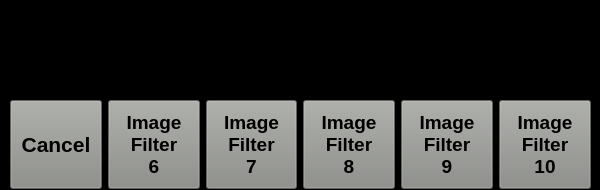
<?xml version="1.0" encoding="UTF-8"?>
<ui version="4.0">
 <class>ImgFiltWindow</class>
 <widget class="QWidget" name="ImgFiltWindow">
  <property name="geometry">
   <rect>
    <x>0</x>
    <y>0</y>
    <width>600</width>
    <height>190</height>
   </rect>
  </property>
  <property name="windowTitle">
   <string>Form</string>
  </property>
  <widget class="QStackedWidget" name="stackedWidget">
   <property name="geometry">
    <rect>
     <x>0</x>
     <y>0</y>
     <width>600</width>
     <height>190</height>
    </rect>
   </property>
   <property name="styleSheet">
    <string notr="true">background-color: rgb(0, 0, 0);</string>
   </property>
   <property name="currentIndex">
    <number>1</number>
   </property>
   <widget class="QWidget" name="main">
    <widget class="QWidget" name="horizontalLayoutWidget_2">
     <property name="geometry">
      <rect>
       <x>10</x>
       <y>100</y>
       <width>581</width>
       <height>89</height>
      </rect>
     </property>
     <layout class="QHBoxLayout" name="horizontalLayout_2">
      <property name="sizeConstraint">
       <enum>QLayout::SetDefaultConstraint</enum>
      </property>
      <item>
       <widget class="QPushButton" name="pb_cancel_share">
        <property name="sizePolicy">
         <sizepolicy hsizetype="Minimum" vsizetype="MinimumExpanding">
          <horstretch>0</horstretch>
          <verstretch>0</verstretch>
         </sizepolicy>
        </property>
        <property name="minimumSize">
         <size>
          <width>0</width>
          <height>0</height>
         </size>
        </property>
        <property name="font">
         <font>
          <pointsize>16</pointsize>
          <bold>true</bold>
         </font>
        </property>
        <property name="toolTip">
         <string/>
        </property>
        <property name="layoutDirection">
         <enum>Qt::LeftToRight</enum>
        </property>
        <property name="styleSheet">
         <string notr="true">color: rgb(0, 0, 0);
background-color: rgb(136, 138, 133);
text-align: center center
/*border: 1px solid rgb(193, 125, 17) */
/*border-color: rgb(193, 125, 17);
border-radius: 5px
*/</string>
        </property>
        <property name="text">
         <string>Cancel</string>
        </property>
        <property name="icon">
         <iconset resource="resources.qrc">
          <normaloff>:/resources/icons/cancel.png</normaloff>:/resources/icons/cancel.png</iconset>
        </property>
        <property name="iconSize">
         <size>
          <width>50</width>
          <height>50</height>
         </size>
        </property>
        <property name="default">
         <bool>false</bool>
        </property>
       </widget>
      </item>
      <item>
       <widget class="QPushButton" name="pb_img_filt">
        <property name="sizePolicy">
         <sizepolicy hsizetype="Minimum" vsizetype="MinimumExpanding">
          <horstretch>0</horstretch>
          <verstretch>0</verstretch>
         </sizepolicy>
        </property>
        <property name="minimumSize">
         <size>
          <width>0</width>
          <height>0</height>
         </size>
        </property>
        <property name="font">
         <font>
          <pointsize>14</pointsize>
          <bold>true</bold>
         </font>
        </property>
        <property name="toolTip">
         <string/>
        </property>
        <property name="layoutDirection">
         <enum>Qt::LeftToRight</enum>
        </property>
        <property name="styleSheet">
         <string notr="true">color: rgb(0, 0, 0);
background-color: rgb(136, 138, 133);
text-align: center center
/*border: 1px solid rgb(193, 125, 17) */
/*border-color: rgb(193, 125, 17);
border-radius: 5px
*/</string>
        </property>
        <property name="text">
         <string>Image
Filter
1</string>
        </property>
        <property name="iconSize">
         <size>
          <width>40</width>
          <height>40</height>
         </size>
        </property>
        <property name="default">
         <bool>false</bool>
        </property>
       </widget>
      </item>
      <item>
       <widget class="QPushButton" name="pb_img_filt_2">
        <property name="sizePolicy">
         <sizepolicy hsizetype="Minimum" vsizetype="MinimumExpanding">
          <horstretch>0</horstretch>
          <verstretch>0</verstretch>
         </sizepolicy>
        </property>
        <property name="minimumSize">
         <size>
          <width>0</width>
          <height>0</height>
         </size>
        </property>
        <property name="font">
         <font>
          <pointsize>14</pointsize>
          <bold>true</bold>
         </font>
        </property>
        <property name="toolTip">
         <string/>
        </property>
        <property name="layoutDirection">
         <enum>Qt::LeftToRight</enum>
        </property>
        <property name="styleSheet">
         <string notr="true">color: rgb(0, 0, 0);
background-color: rgb(136, 138, 133);
text-align: center center
/*border: 1px solid rgb(193, 125, 17) */
/*border-color: rgb(193, 125, 17);
border-radius: 5px
*/</string>
        </property>
        <property name="text">
         <string>Image
Filter
2</string>
        </property>
        <property name="iconSize">
         <size>
          <width>40</width>
          <height>40</height>
         </size>
        </property>
        <property name="default">
         <bool>false</bool>
        </property>
       </widget>
      </item>
      <item>
       <widget class="QPushButton" name="pb_img_filt_3">
        <property name="sizePolicy">
         <sizepolicy hsizetype="Minimum" vsizetype="MinimumExpanding">
          <horstretch>0</horstretch>
          <verstretch>0</verstretch>
         </sizepolicy>
        </property>
        <property name="minimumSize">
         <size>
          <width>0</width>
          <height>0</height>
         </size>
        </property>
        <property name="font">
         <font>
          <pointsize>14</pointsize>
          <bold>true</bold>
         </font>
        </property>
        <property name="toolTip">
         <string/>
        </property>
        <property name="layoutDirection">
         <enum>Qt::LeftToRight</enum>
        </property>
        <property name="styleSheet">
         <string notr="true">color: rgb(0, 0, 0);
background-color: rgb(136, 138, 133);
text-align: center center
/*border: 1px solid rgb(193, 125, 17) */
/*border-color: rgb(193, 125, 17);
border-radius: 5px
*/</string>
        </property>
        <property name="text">
         <string>Image
Filter
3</string>
        </property>
        <property name="iconSize">
         <size>
          <width>40</width>
          <height>40</height>
         </size>
        </property>
        <property name="default">
         <bool>false</bool>
        </property>
       </widget>
      </item>
      <item>
       <widget class="QPushButton" name="pb_img_filt_4">
        <property name="sizePolicy">
         <sizepolicy hsizetype="Minimum" vsizetype="MinimumExpanding">
          <horstretch>0</horstretch>
          <verstretch>0</verstretch>
         </sizepolicy>
        </property>
        <property name="minimumSize">
         <size>
          <width>0</width>
          <height>0</height>
         </size>
        </property>
        <property name="font">
         <font>
          <pointsize>14</pointsize>
          <bold>true</bold>
         </font>
        </property>
        <property name="toolTip">
         <string/>
        </property>
        <property name="layoutDirection">
         <enum>Qt::LeftToRight</enum>
        </property>
        <property name="styleSheet">
         <string notr="true">color: rgb(0, 0, 0);
background-color: rgb(136, 138, 133);
text-align: center center
/*border: 1px solid rgb(193, 125, 17) */
/*border-color: rgb(193, 125, 17);
border-radius: 5px
*/</string>
        </property>
        <property name="text">
         <string>Image
Filter
4</string>
        </property>
        <property name="iconSize">
         <size>
          <width>40</width>
          <height>40</height>
         </size>
        </property>
        <property name="default">
         <bool>false</bool>
        </property>
       </widget>
      </item>
      <item>
       <widget class="QPushButton" name="pb_img_filt_5">
        <property name="sizePolicy">
         <sizepolicy hsizetype="Minimum" vsizetype="MinimumExpanding">
          <horstretch>0</horstretch>
          <verstretch>0</verstretch>
         </sizepolicy>
        </property>
        <property name="minimumSize">
         <size>
          <width>0</width>
          <height>0</height>
         </size>
        </property>
        <property name="font">
         <font>
          <pointsize>14</pointsize>
          <bold>true</bold>
         </font>
        </property>
        <property name="toolTip">
         <string/>
        </property>
        <property name="layoutDirection">
         <enum>Qt::LeftToRight</enum>
        </property>
        <property name="styleSheet">
         <string notr="true">color: rgb(0, 0, 0);
background-color: rgb(136, 138, 133);
text-align: center center
/*border: 1px solid rgb(193, 125, 17) */
/*border-color: rgb(193, 125, 17);
border-radius: 5px
*/</string>
        </property>
        <property name="text">
         <string>Image
Filter
5</string>
        </property>
        <property name="iconSize">
         <size>
          <width>40</width>
          <height>40</height>
         </size>
        </property>
        <property name="default">
         <bool>false</bool>
        </property>
       </widget>
      </item>
     </layout>
    </widget>
    <widget class="QWidget" name="horizontalLayoutWidget_3">
     <property name="geometry">
      <rect>
       <x>10</x>
       <y>50</y>
       <width>581</width>
       <height>51</height>
      </rect>
     </property>
     <layout class="QHBoxLayout" name="horizontalLayout_3">
      <item>
       <widget class="QLabel" name="label">
        <property name="enabled">
         <bool>true</bool>
        </property>
        <property name="font">
         <font>
          <pointsize>14</pointsize>
          <bold>true</bold>
         </font>
        </property>
        <property name="text">
         <string>Choose: Hover over the option with:</string>
        </property>
       </widget>
      </item>
      <item>
       <widget class="QLabel" name="label_3">
        <property name="font">
         <font>
          <pointsize>14</pointsize>
          <bold>true</bold>
         </font>
        </property>
        <property name="autoFillBackground">
         <bool>false</bool>
        </property>
        <property name="styleSheet">
         <string notr="true">image: url(:/resources/icons/finger_pointing_inverted.png);
/*
background-color: rgb(186, 189, 182);
background-repeat: no-repeat; 
*/</string>
        </property>
        <property name="text">
         <string/>
        </property>
        <property name="alignment">
         <set>Qt::AlignCenter</set>
        </property>
       </widget>
      </item>
      <item>
       <widget class="QLabel" name="label_6">
        <property name="font">
         <font>
          <pointsize>14</pointsize>
          <bold>true</bold>
         </font>
        </property>
        <property name="text">
         <string/>
        </property>
       </widget>
      </item>
     </layout>
     <zorder>label_3</zorder>
     <zorder>label_6</zorder>
     <zorder>label</zorder>
    </widget>
    <widget class="QWidget" name="horizontalLayoutWidget_4">
     <property name="geometry">
      <rect>
       <x>10</x>
       <y>0</y>
       <width>581</width>
       <height>51</height>
      </rect>
     </property>
     <layout class="QHBoxLayout" name="horizontalLayout_4">
      <item>
       <widget class="QLabel" name="label_2">
        <property name="font">
         <font>
          <pointsize>14</pointsize>
          <bold>true</bold>
         </font>
        </property>
        <property name="text">
         <string>Navigate:</string>
        </property>
       </widget>
      </item>
      <item>
       <spacer name="horizontalSpacer">
        <property name="orientation">
         <enum>Qt::Horizontal</enum>
        </property>
        <property name="sizeType">
         <enum>QSizePolicy::Fixed</enum>
        </property>
        <property name="sizeHint" stdset="0">
         <size>
          <width>200</width>
          <height>20</height>
         </size>
        </property>
       </spacer>
      </item>
      <item>
       <widget class="QLabel" name="label_4">
        <property name="font">
         <font>
          <pointsize>14</pointsize>
          <bold>true</bold>
         </font>
        </property>
        <property name="autoFillBackground">
         <bool>false</bool>
        </property>
        <property name="styleSheet">
         <string notr="true">image: url(:/resources/icons/swipe_left_inverted.png);

/*image: url(:/resources/icons/finger_pointing_inverted.png); */
/*
background-color: rgb(186, 189, 182);
background-repeat: no-repeat; 
*/</string>
        </property>
        <property name="text">
         <string/>
        </property>
        <property name="alignment">
         <set>Qt::AlignCenter</set>
        </property>
       </widget>
      </item>
      <item>
       <widget class="QLabel" name="label_7">
        <property name="font">
         <font>
          <pointsize>14</pointsize>
          <bold>true</bold>
         </font>
        </property>
        <property name="styleSheet">
         <string notr="true">image: url(:/resources/icons/swipe_right_inverted.png);</string>
        </property>
        <property name="text">
         <string/>
        </property>
       </widget>
      </item>
     </layout>
     <zorder>label_4</zorder>
     <zorder>label_7</zorder>
     <zorder>label_2</zorder>
    </widget>
   </widget>
   <widget class="QWidget" name="page2">
    <widget class="QWidget" name="horizontalLayoutWidget_8">
     <property name="geometry">
      <rect>
       <x>10</x>
       <y>50</y>
       <width>581</width>
       <height>51</height>
      </rect>
     </property>
     <layout class="QHBoxLayout" name="horizontalLayout_8">
      <item>
       <widget class="QLabel" name="label_10">
        <property name="font">
         <font>
          <pointsize>14</pointsize>
          <bold>true</bold>
         </font>
        </property>
        <property name="text">
         <string>Choose: Hover over the option with:</string>
        </property>
       </widget>
      </item>
      <item>
       <widget class="QLabel" name="label_11">
        <property name="font">
         <font>
          <pointsize>14</pointsize>
          <bold>true</bold>
         </font>
        </property>
        <property name="autoFillBackground">
         <bool>false</bool>
        </property>
        <property name="styleSheet">
         <string notr="true">image: url(:/resources/icons/finger_pointing_inverted.png);
/*
background-color: rgb(186, 189, 182);
background-repeat: no-repeat; 
*/</string>
        </property>
        <property name="text">
         <string/>
        </property>
        <property name="alignment">
         <set>Qt::AlignCenter</set>
        </property>
       </widget>
      </item>
      <item>
       <widget class="QLabel" name="label_12">
        <property name="font">
         <font>
          <pointsize>14</pointsize>
          <bold>true</bold>
         </font>
        </property>
        <property name="text">
         <string/>
        </property>
       </widget>
      </item>
     </layout>
     <zorder>label_11</zorder>
     <zorder>label_12</zorder>
     <zorder>label_10</zorder>
    </widget>
    <widget class="QWidget" name="horizontalLayoutWidget_6">
     <property name="geometry">
      <rect>
       <x>10</x>
       <y>0</y>
       <width>581</width>
       <height>51</height>
      </rect>
     </property>
     <layout class="QHBoxLayout" name="horizontalLayout_6">
      <item>
       <widget class="QLabel" name="label_5">
        <property name="font">
         <font>
          <pointsize>14</pointsize>
          <bold>true</bold>
         </font>
        </property>
        <property name="text">
         <string>Navigate:</string>
        </property>
       </widget>
      </item>
      <item>
       <spacer name="horizontalSpacer_2">
        <property name="orientation">
         <enum>Qt::Horizontal</enum>
        </property>
        <property name="sizeType">
         <enum>QSizePolicy::Fixed</enum>
        </property>
        <property name="sizeHint" stdset="0">
         <size>
          <width>200</width>
          <height>20</height>
         </size>
        </property>
       </spacer>
      </item>
      <item>
       <widget class="QLabel" name="label_8">
        <property name="font">
         <font>
          <pointsize>14</pointsize>
          <bold>true</bold>
         </font>
        </property>
        <property name="autoFillBackground">
         <bool>false</bool>
        </property>
        <property name="styleSheet">
         <string notr="true">image: url(:/resources/icons/swipe_left_inverted.png);

/*image: url(:/resources/icons/finger_pointing_inverted.png); */
/*
background-color: rgb(186, 189, 182);
background-repeat: no-repeat; 
*/</string>
        </property>
        <property name="text">
         <string/>
        </property>
        <property name="alignment">
         <set>Qt::AlignCenter</set>
        </property>
       </widget>
      </item>
      <item>
       <widget class="QLabel" name="label_9">
        <property name="font">
         <font>
          <pointsize>14</pointsize>
          <bold>true</bold>
         </font>
        </property>
        <property name="styleSheet">
         <string notr="true">image: url(:/resources/icons/swipe_right_inverted.png);</string>
        </property>
        <property name="text">
         <string/>
        </property>
       </widget>
      </item>
     </layout>
     <zorder>label_8</zorder>
     <zorder>label_9</zorder>
     <zorder>label_5</zorder>
    </widget>
    <widget class="QWidget" name="horizontalLayoutWidget_7">
     <property name="geometry">
      <rect>
       <x>10</x>
       <y>100</y>
       <width>581</width>
       <height>89</height>
      </rect>
     </property>
     <layout class="QHBoxLayout" name="horizontalLayout_7">
      <property name="sizeConstraint">
       <enum>QLayout::SetDefaultConstraint</enum>
      </property>
      <item>
       <widget class="QPushButton" name="pb_cancel_share_2">
        <property name="sizePolicy">
         <sizepolicy hsizetype="Minimum" vsizetype="MinimumExpanding">
          <horstretch>0</horstretch>
          <verstretch>0</verstretch>
         </sizepolicy>
        </property>
        <property name="minimumSize">
         <size>
          <width>0</width>
          <height>0</height>
         </size>
        </property>
        <property name="font">
         <font>
          <pointsize>16</pointsize>
          <bold>true</bold>
         </font>
        </property>
        <property name="toolTip">
         <string/>
        </property>
        <property name="layoutDirection">
         <enum>Qt::LeftToRight</enum>
        </property>
        <property name="styleSheet">
         <string notr="true">color: rgb(0, 0, 0);
background-color: rgb(136, 138, 133);
text-align: center center
/*border: 1px solid rgb(193, 125, 17) */
/*border-color: rgb(193, 125, 17);
border-radius: 5px
*/</string>
        </property>
        <property name="text">
         <string>Cancel</string>
        </property>
        <property name="icon">
         <iconset resource="resources.qrc">
          <normaloff>:/resources/icons/cancel.png</normaloff>:/resources/icons/cancel.png</iconset>
        </property>
        <property name="iconSize">
         <size>
          <width>50</width>
          <height>50</height>
         </size>
        </property>
        <property name="default">
         <bool>false</bool>
        </property>
       </widget>
      </item>
      <item>
       <widget class="QPushButton" name="pb_img_filt_6">
        <property name="sizePolicy">
         <sizepolicy hsizetype="Minimum" vsizetype="MinimumExpanding">
          <horstretch>0</horstretch>
          <verstretch>0</verstretch>
         </sizepolicy>
        </property>
        <property name="minimumSize">
         <size>
          <width>0</width>
          <height>0</height>
         </size>
        </property>
        <property name="font">
         <font>
          <pointsize>14</pointsize>
          <bold>true</bold>
         </font>
        </property>
        <property name="toolTip">
         <string/>
        </property>
        <property name="layoutDirection">
         <enum>Qt::LeftToRight</enum>
        </property>
        <property name="styleSheet">
         <string notr="true">color: rgb(0, 0, 0);
background-color: rgb(136, 138, 133);
text-align: center center
/*border: 1px solid rgb(193, 125, 17) */
/*border-color: rgb(193, 125, 17);
border-radius: 5px
*/</string>
        </property>
        <property name="text">
         <string>Image
Filter
6</string>
        </property>
        <property name="iconSize">
         <size>
          <width>40</width>
          <height>40</height>
         </size>
        </property>
        <property name="default">
         <bool>false</bool>
        </property>
       </widget>
      </item>
      <item>
       <widget class="QPushButton" name="pb_img_filt_7">
        <property name="sizePolicy">
         <sizepolicy hsizetype="Minimum" vsizetype="MinimumExpanding">
          <horstretch>0</horstretch>
          <verstretch>0</verstretch>
         </sizepolicy>
        </property>
        <property name="minimumSize">
         <size>
          <width>0</width>
          <height>0</height>
         </size>
        </property>
        <property name="font">
         <font>
          <pointsize>14</pointsize>
          <bold>true</bold>
         </font>
        </property>
        <property name="toolTip">
         <string/>
        </property>
        <property name="layoutDirection">
         <enum>Qt::LeftToRight</enum>
        </property>
        <property name="styleSheet">
         <string notr="true">color: rgb(0, 0, 0);
background-color: rgb(136, 138, 133);
text-align: center center
/*border: 1px solid rgb(193, 125, 17) */
/*border-color: rgb(193, 125, 17);
border-radius: 5px
*/</string>
        </property>
        <property name="text">
         <string>Image
Filter
7</string>
        </property>
        <property name="iconSize">
         <size>
          <width>40</width>
          <height>40</height>
         </size>
        </property>
        <property name="default">
         <bool>false</bool>
        </property>
       </widget>
      </item>
      <item>
       <widget class="QPushButton" name="pb_img_filt_8">
        <property name="sizePolicy">
         <sizepolicy hsizetype="Minimum" vsizetype="MinimumExpanding">
          <horstretch>0</horstretch>
          <verstretch>0</verstretch>
         </sizepolicy>
        </property>
        <property name="minimumSize">
         <size>
          <width>0</width>
          <height>0</height>
         </size>
        </property>
        <property name="font">
         <font>
          <pointsize>14</pointsize>
          <bold>true</bold>
         </font>
        </property>
        <property name="toolTip">
         <string/>
        </property>
        <property name="layoutDirection">
         <enum>Qt::LeftToRight</enum>
        </property>
        <property name="styleSheet">
         <string notr="true">color: rgb(0, 0, 0);
background-color: rgb(136, 138, 133);
text-align: center center
/*border: 1px solid rgb(193, 125, 17) */
/*border-color: rgb(193, 125, 17);
border-radius: 5px
*/</string>
        </property>
        <property name="text">
         <string>Image
Filter
8</string>
        </property>
        <property name="iconSize">
         <size>
          <width>40</width>
          <height>40</height>
         </size>
        </property>
        <property name="default">
         <bool>false</bool>
        </property>
       </widget>
      </item>
      <item>
       <widget class="QPushButton" name="pb_img_filt_9">
        <property name="sizePolicy">
         <sizepolicy hsizetype="Minimum" vsizetype="MinimumExpanding">
          <horstretch>0</horstretch>
          <verstretch>0</verstretch>
         </sizepolicy>
        </property>
        <property name="minimumSize">
         <size>
          <width>0</width>
          <height>0</height>
         </size>
        </property>
        <property name="font">
         <font>
          <pointsize>14</pointsize>
          <bold>true</bold>
         </font>
        </property>
        <property name="toolTip">
         <string/>
        </property>
        <property name="layoutDirection">
         <enum>Qt::LeftToRight</enum>
        </property>
        <property name="styleSheet">
         <string notr="true">color: rgb(0, 0, 0);
background-color: rgb(136, 138, 133);
text-align: center center
/*border: 1px solid rgb(193, 125, 17) */
/*border-color: rgb(193, 125, 17);
border-radius: 5px
*/</string>
        </property>
        <property name="text">
         <string>Image
Filter
9</string>
        </property>
        <property name="iconSize">
         <size>
          <width>40</width>
          <height>40</height>
         </size>
        </property>
        <property name="default">
         <bool>false</bool>
        </property>
       </widget>
      </item>
      <item>
       <widget class="QPushButton" name="pb_img_filt_10">
        <property name="sizePolicy">
         <sizepolicy hsizetype="Minimum" vsizetype="MinimumExpanding">
          <horstretch>0</horstretch>
          <verstretch>0</verstretch>
         </sizepolicy>
        </property>
        <property name="minimumSize">
         <size>
          <width>0</width>
          <height>0</height>
         </size>
        </property>
        <property name="font">
         <font>
          <pointsize>14</pointsize>
          <bold>true</bold>
         </font>
        </property>
        <property name="toolTip">
         <string/>
        </property>
        <property name="layoutDirection">
         <enum>Qt::LeftToRight</enum>
        </property>
        <property name="styleSheet">
         <string notr="true">color: rgb(0, 0, 0);
background-color: rgb(136, 138, 133);
text-align: center center
/*border: 1px solid rgb(193, 125, 17) */
/*border-color: rgb(193, 125, 17);
border-radius: 5px
*/</string>
        </property>
        <property name="text">
         <string>Image
Filter
10</string>
        </property>
        <property name="iconSize">
         <size>
          <width>40</width>
          <height>40</height>
         </size>
        </property>
        <property name="default">
         <bool>false</bool>
        </property>
       </widget>
      </item>
     </layout>
    </widget>
   </widget>
  </widget>
 </widget>
 <resources>
  <include location="resources.qrc"/>
 </resources>
 <connections/>
</ui>
